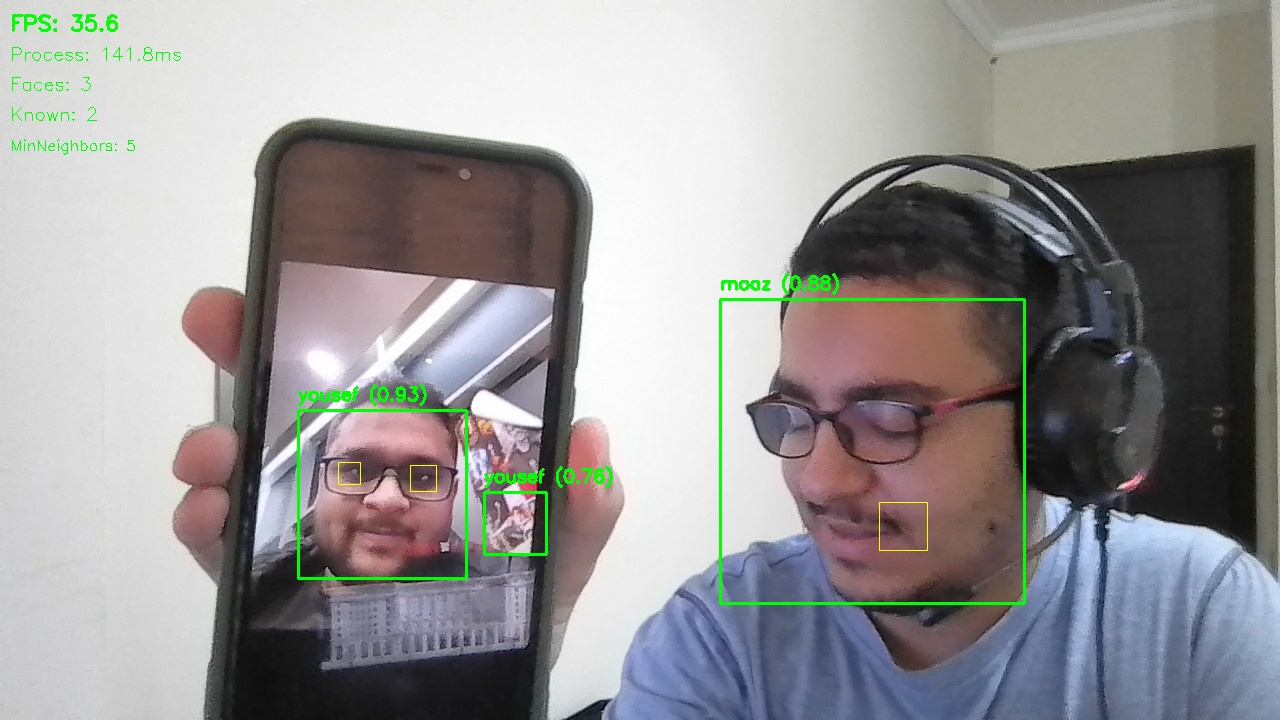
#> input picture face_detection_1750591753.jpg, 1280 x 720 px, given in place of the camera
$ python Project.py
#> lines starting #> are read from the running program, lines starting #| are printed output that depends on the picture; after the words box and inside, x2 and y2 are one past the last pixel; in counts of white or black regions, pixels touching at a corner belong together
import cv2
import numpy as np
import os
import time
import threading
from collections import deque
import pickle

class RealTimeFaceDetection:
    def __init__(self, scale_factor=1.1, min_neighbors=5, min_size=(30, 30)):
        # Initialize face cascade classifiers
        self.face_cascade = cv2.CascadeClassifier(cv2.data.haarcascades + 'haarcascade_frontalface_default.xml')
        self.profile_cascade = cv2.CascadeClassifier(cv2.data.haarcascades + 'haarcascade_profileface.xml')
        self.eye_cascade = cv2.CascadeClassifier(cv2.data.haarcascades + 'haarcascade_eye.xml')

        # Detection parameters
        self.scale_factor = scale_factor
        self.min_neighbors = min_neighbors
        self.min_size = min_size

        # For face tracking and recognition
        self.known_faces = {}  # Dictionary to store face templates
        self.face_id_counter = 0
        self.tracked_faces = []

        # Performance tracking
        self.fps_counter = deque(maxlen=30)
        self.processing_times = deque(maxlen=10)

        # Threading
        self.processing_thread = None
        self.current_frame = None
        self.frame_lock = threading.Lock()
        self.detected_faces = []

        # Face tracking
        self.trackers = []
        self.tracker_ids = []
        self.next_id = 0

    # [201 lines left out: functions detect_faces, calculate_overlap, extract_face_features, calculate_lbp, compare_faces, add_known_face and 2 more, not called in this run]

    def load_known_faces(self, filename="known_faces_opencv.pkl"):
        """Load known faces from file"""
        if os.path.exists(filename):
            try:
                with open(filename, 'rb') as f:
                    self.known_faces = pickle.load(f)
                print(f"✓ Loaded {len(self.known_faces)} known faces")
                return True
            except Exception as e:
                print(f"Error loading known faces: {e}")
        return False

    # [31 lines left out: function process_frame_threaded, not called in this run]

    def draw_button(self, frame, x, y, width, height, text, is_active, color_active=(0, 200, 0), color_inactive=(0, 0, 200)):
        """Draw a clickable button on the frame"""
        color = color_active if is_active else color_inactive
        text_color = (255, 255, 255)

        # Draw button background
        cv2.rectangle(frame, (x, y), (x + width, y + height), color, -1)
        cv2.rectangle(frame, (x, y), (x + width, y + height), (255, 255, 255), 2)

        # Draw button text
        font_scale = 0.6
        thickness = 1
        text_size = cv2.getTextSize(text, cv2.FONT_HERSHEY_SIMPLEX, font_scale, thickness)[0]
        text_x = x + (width - text_size[0]) // 2
        text_y = y + (height + text_size[1]) // 2

        cv2.putText(frame, text, (text_x, text_y), cv2.FONT_HERSHEY_SIMPLEX, font_scale, text_color, thickness)

        return (x, y, width, height)

    # [4 lines left out: function is_point_in_button, not called in this run]

    def start_camera(self, camera_index=0, width=1280, height=720):
        """Start real-time face detection"""
#> called with camera_index = 0, width = 1280, height = 720
        cap = cv2.VideoCapture(camera_index)

        # Set camera properties
        cap.set(cv2.CAP_PROP_FRAME_WIDTH, width)
        cap.set(cv2.CAP_PROP_FRAME_HEIGHT, height)
        cap.set(cv2.CAP_PROP_FPS, 30)

        if not cap.isOpened():
            print("Error: Could not open camera")
            return

        print("\n🎥 Starting real-time face detection (OpenCV only)...")
        print("Controls:")
        print("  'q' - Quit")
        print("  's' - Save current frame")
        print("  'a' - Add person (click on face first)")
        print("  'r' - Reset detection parameters")
        print("  'f' - Toggle FPS display")
        print("  'e' - Toggle eye detection")
        print("  'l' - Load known faces")
        print("  'Space' - Pause/Resume")
        print("  '+/-' - Adjust detection sensitivity")
        print("  Click buttons to toggle detection/recognition")

        show_fps = True
        show_eyes = True
        paused = False
        selected_face = None
        process_every_n_frames = 2
        frame_count = 0

        # Toggle switches for detection and recognition
        face_detection_enabled = True
        face_recognition_enabled = True

        # [27 lines left out: function mouse_callback, not called in this run]

        cv2.namedWindow('Real-Time Face Detection')
        cv2.setMouseCallback('Real-Time Face Detection', mouse_callback)

        frame_times = deque(maxlen=30)

        # Load existing known faces
        self.load_known_faces()

        try:
            while True:
                frame_start = time.time()

                ret, frame = cap.read()
#> frame is the input picture: shape (720, 1280, 3); mean B, G, R 150, 149.8, 151.4
                if not ret:
                    print("Failed to grab frame")
                    break

                if not paused:
                    frame_count += 1

                    # Process frame every N frames (only if detection is enabled)
                    if face_detection_enabled and frame_count % process_every_n_frames == 0:
                        if self.processing_thread is None or not self.processing_thread.is_alive():
                            self.processing_thread = threading.Thread(
                                target=self.process_frame_threaded,
                                args=(frame, face_detection_enabled, face_recognition_enabled)
                            )
                            self.processing_thread.start()
                    elif not face_detection_enabled:
                        # Clear detected faces when detection is disabled
                        with self.frame_lock:
                            self.detected_faces = []

                # Draw results (only if detection is enabled)
                display_frame = frame.copy()

                # Draw control buttons
                detection_button_rect = self.draw_button(display_frame, width - 220, 10, 100, 40,
                                                       "Detection", face_detection_enabled)
#> in draw_button, `cv2.putText(frame, text, (text_x, text_y), cv2.FONT_HERSHEY_SIMPLEX, f..`: frame: shape (720, 1280, 3); mean B, G, R 149.5, 150, 150.9
#> detection_button_rect = (1060, 10, 100, 40)
                recognition_button_rect = self.draw_button(display_frame, width - 110, 10, 100, 40,
                                                         "Recognition", face_recognition_enabled)
#> call 2 of draw_button, with x = 1170, y = 10, width = 100, height = 40, text = 'Recognition', is_active = True, color_active = (0, 200, 0), color_inactive = (0, 0, 200)
#> in draw_button (call 2), `cv2.rectangle(frame, (x, y), (x + width, y + height), (255, 255, 255),..`:
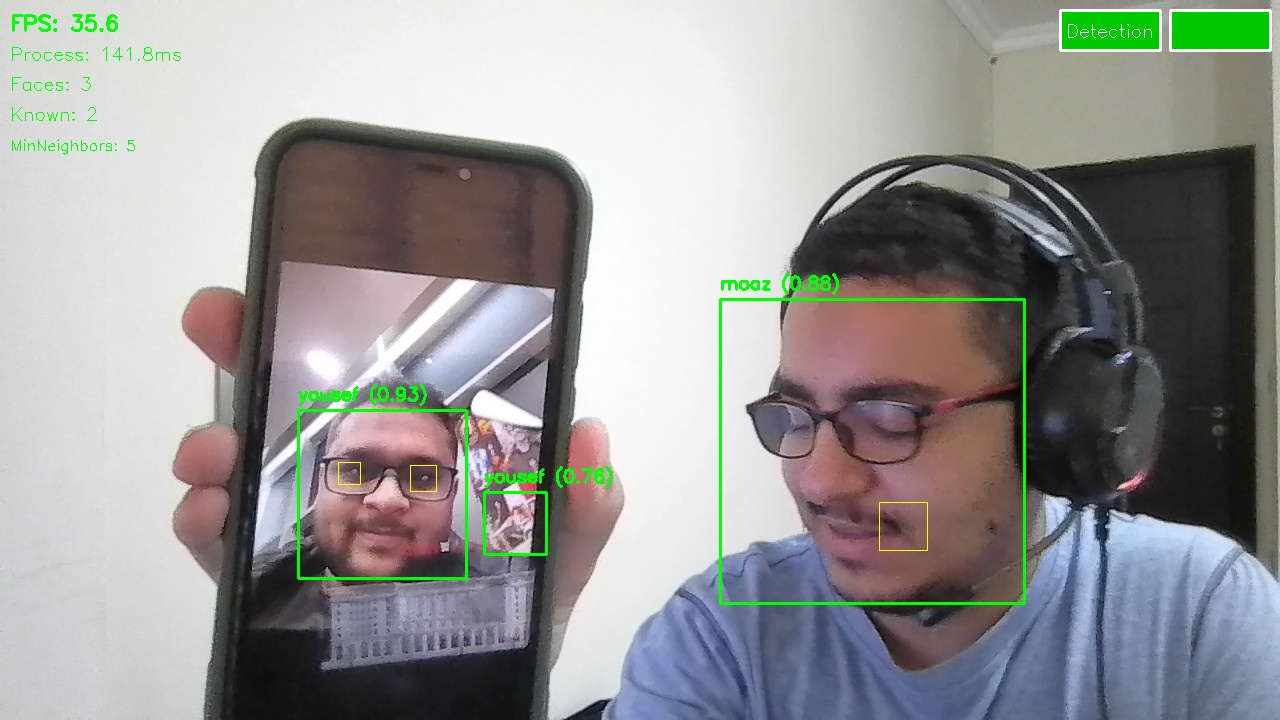
#> frame: shape (720, 1280, 3); mean B, G, R 149.1, 150.4, 150.5
#> in draw_button (call 2), `cv2.putText(frame, text, (text_x, text_y), cv2.FONT_HERSHEY_SIMPLEX, f..`: frame: shape (720, 1280, 3); 0.03% of pixels changed, all inside (x1, y1, x2, y2) = (1167, 24, 1269, 42)
#> recognition_button_rect = (1170, 10, 100, 40)

                if face_detection_enabled:
                    with self.frame_lock:
                        current_faces = self.detected_faces.copy()

                    for i, face_info in enumerate(current_faces):
                        x, y, w, h = face_info['bbox']
                        face_type = face_info['type']
                        confidence = face_info['confidence']

                        # Color based on recognition
                        if face_recognition_enabled and 'name' in face_info and face_info['name'] not in ["Unknown", "Detection Only"]:
                            color = (0, 255, 0)  # Green for recognized
                            name = face_info['name']
                            rec_conf = face_info['recognition_confidence']
                            label = f"{name} ({rec_conf:.2f})"
                        elif face_recognition_enabled and 'name' in face_info and face_info['name'] == "Unknown":
                            color = (255, 0, 0)  # Blue for unknown
                            label = f"Unknown {face_type.title()}"
                        else:
                            color = (255, 165, 0)  # Orange for detection only
                            label = f"{face_type.title()} (conf: {confidence})"

                        # Highlight selected face
                        if selected_face == i:
                            color = (255, 255, 0)  # Cyan
                            cv2.rectangle(display_frame, (x-3, y-3), (x+w+3, y+h+3), color, 3)

                        # Draw face rectangle
                        cv2.rectangle(display_frame, (x, y), (x+w, y+h), color, 2)

                        # Draw label
                        label_y = y - 10 if y - 10 > 10 else y + h + 25
                        cv2.putText(display_frame, label, (x, label_y),
                                  cv2.FONT_HERSHEY_SIMPLEX, 0.6, color, 2)

                        # Draw eyes if detected and enabled
                        if show_eyes and 'eyes' in face_info:
                            for (ex, ey, ew, eh) in face_info['eyes']:
                                cv2.rectangle(display_frame, (ex, ey), (ex+ew, ey+eh), (0, 255, 255), 1)
                else:
                    current_faces = []

                # Show stats
                if show_fps:
                    frame_time = time.time() - frame_start
                    frame_times.append(frame_time)

                    if len(frame_times) > 1:
                        fps = 1.0 / np.mean(frame_times)
                        cv2.putText(display_frame, f"FPS: {fps:.1f}", (10, 30),
                                  cv2.FONT_HERSHEY_SIMPLEX, 0.7, (0, 255, 0), 2)

                    # Processing time
                    if self.processing_times:
                        avg_proc = np.mean(self.processing_times) * 1000
                        cv2.putText(display_frame, f"Process: {avg_proc:.1f}ms", (10, 60),
                                  cv2.FONT_HERSHEY_SIMPLEX, 0.6, (0, 255, 0), 1)

                    # Face count
                    face_count = len(current_faces)
                    cv2.putText(display_frame, f"Faces: {face_count}", (10, 90),
                              cv2.FONT_HERSHEY_SIMPLEX, 0.6, (0, 255, 0), 1)
#> display_frame: shape (720, 1280, 3); mean B, G, R 149.2, 150.4, 150.5

                    # Known people
                    cv2.putText(display_frame, f"Known: {len(self.known_faces)}", (10, 120),
                              cv2.FONT_HERSHEY_SIMPLEX, 0.6, (0, 255, 0), 1)
#> display_frame: shape (720, 1280, 3); mean B, G, R 149.2, 150.4, 150.5

                    # Detection sensitivity
                    cv2.putText(display_frame, f"MinNeighbors: {self.min_neighbors}", (10, 150),
                              cv2.FONT_HERSHEY_SIMPLEX, 0.5, (0, 255, 0), 1)
#> display_frame: shape (720, 1280, 3); mean B, G, R 149.1, 150.4, 150.5

                    # Status indicators
                    status_y = 180
                    det_status = "ON" if face_detection_enabled else "OFF"
                    det_color = (0, 255, 0) if face_detection_enabled else (0, 0, 255)
                    cv2.putText(display_frame, f"Detection: {det_status}", (10, status_y),
                              cv2.FONT_HERSHEY_SIMPLEX, 0.5, det_color, 1)
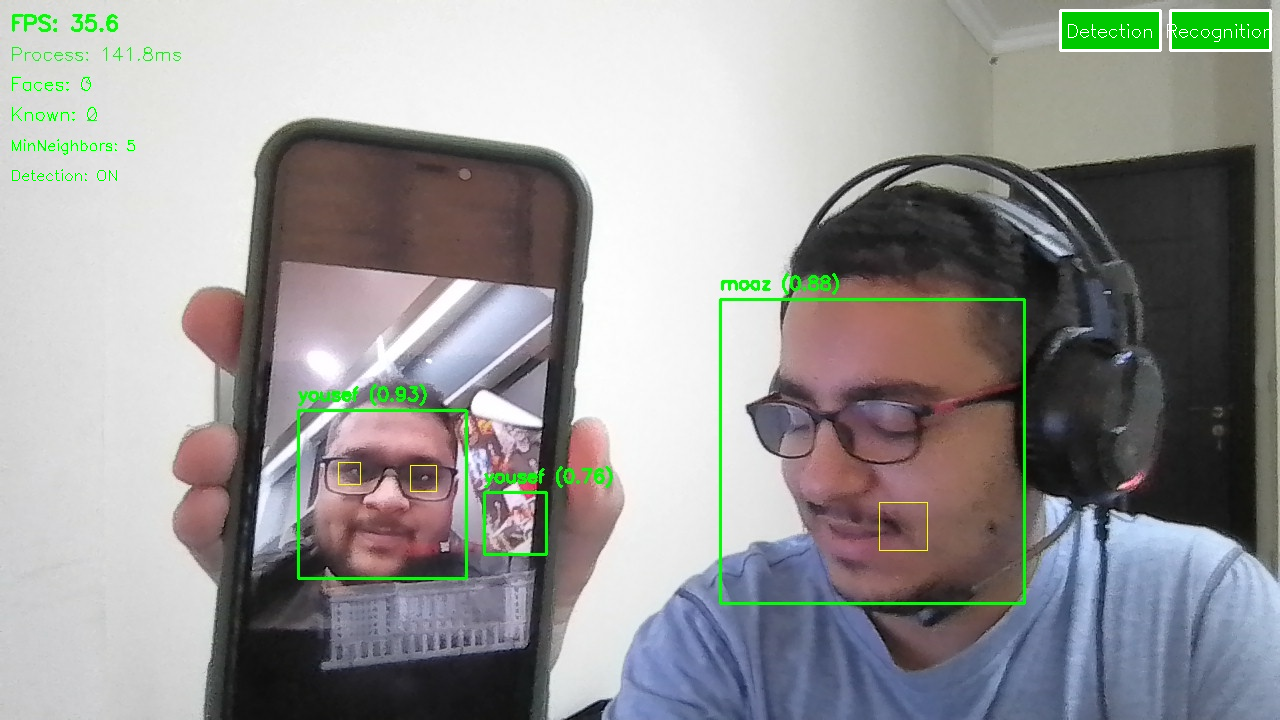
#> display_frame: shape (720, 1280, 3); mean B, G, R 149.1, 150.5, 150.4

                    rec_status = "ON" if face_recognition_enabled else "OFF"
                    rec_color = (0, 255, 0) if face_recognition_enabled else (0, 0, 255)
                    cv2.putText(display_frame, f"Recognition: {rec_status}", (10, status_y + 20),
                              cv2.FONT_HERSHEY_SIMPLEX, 0.5, rec_color, 1)
#> display_frame: shape (720, 1280, 3); 0.03% of pixels changed, all inside (x1, y1, x2, y2) = (12, 189, 134, 205)

                # Pause indicator
                if paused:
                    cv2.putText(display_frame, "PAUSED", (display_frame.shape[1]//2 - 60, 50),
                              cv2.FONT_HERSHEY_SIMPLEX, 1, (0, 0, 255), 2)

                cv2.imshow('Real-Time Face Detection', display_frame)

                # Handle keyboard input
                key = cv2.waitKey(1) & 0xFF
#> (key q is pressed here)

                if key == ord('q'):
                    break
                elif key == ord('s'):
                    filename = f"face_detection_{int(time.time())}.jpg"
                    cv2.imwrite(filename, display_frame)
                    print(f"Frame saved as {filename}")
                elif key == ord('a'):
                    if not face_detection_enabled:
                        print("Please enable face detection first")
                    elif selected_face is not None and selected_face < len(current_faces):
                        name = input("\nEnter person's name: ").strip()
                        if name:
                            face_info = current_faces[selected_face]
                            if self.add_known_face(frame, face_info['bbox'], name):
                                self.save_known_faces()
                                print(f"Added {name} and saved to database")
                                if not face_recognition_enabled:
                                    print("Note: Enable face recognition to see the recognition results")
                        selected_face = None
                    else:
                        print("Please click on a face first, then press 'a'")
                elif key == ord('r'):
                    self.min_neighbors = 5
                    self.scale_factor = 1.1
                    print("Reset detection parameters")
                elif key == ord('f'):
                    show_fps = not show_fps
                elif key == ord('e'):
                    show_eyes = not show_eyes
                    print(f"Eye detection: {'ON' if show_eyes else 'OFF'}")
                elif key == ord('l'):
                    self.load_known_faces()
                elif key == ord(' '):
                    paused = not paused
                    print("Paused" if paused else "Resumed")
                elif key == ord('+') or key == ord('='):
                    self.min_neighbors = min(10, self.min_neighbors + 1)
                    print(f"Increased sensitivity: minNeighbors = {self.min_neighbors}")
                elif key == ord('-'):
                    self.min_neighbors = max(1, self.min_neighbors - 1)
                    print(f"Decreased sensitivity: minNeighbors = {self.min_neighbors}")

        except KeyboardInterrupt:
            print("\nStopping...")

        finally:
            if self.processing_thread and self.processing_thread.is_alive():
                self.processing_thread.join()
            cap.release()
            cv2.destroyAllWindows()
            print("Camera stopped")

def main():
    # Initialize the detector
    detector = RealTimeFaceDetection(
        scale_factor=1.1,        # How much the image size is reduced at each scale
        min_neighbors=5,         # How many neighbors each face should have to be detected
        min_size=(30, 30)       # Minimum possible face size
    )

    # Start the camera
    detector.start_camera(camera_index=0, width=1280, height=720)

if __name__ == "__main__":
    main()
